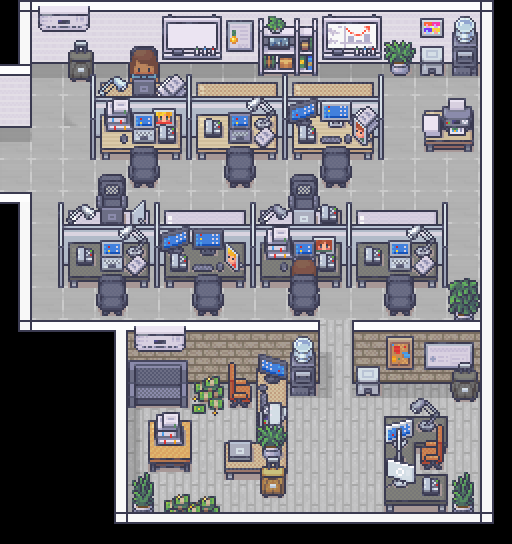

A level layout from a 2D game, rendered from its tile map. Below: a short description, then the map file with tile-grid data replaced by summaries:
An orthogonal 16x17 tile map with 32x32 px tiles, 1 tile layer (static_map) and 2 objects.

<map version="1.8" tiledversion="1.8.4" orientation="orthogonal" renderorder="right-down" width="16" height="17" tilewidth="32" tileheight="32" infinite="0" nextlayerid="3" nextobjectid="3">
 <tileset firstgid="1" name="Office_Design_2" tilewidth="32" tileheight="32" tilecount="272" columns="16">
  <image source="../images/Office_Design_2.gif" width="512" height="544" />
 </tileset>
 <layer id="1" name="static_map" width="16" height="17">
  <data>[272 cells, 272 non-empty, 272 distinct tile ids]</data>
 </layer>
 <objectgroup id="2" name="Employees">
  <object id="1" x="128" y="46" width="32" height="51" />
  <object id="2" x="288" y="398" width="37.3333" height="81.3333" />
 </objectgroup>
</map>
